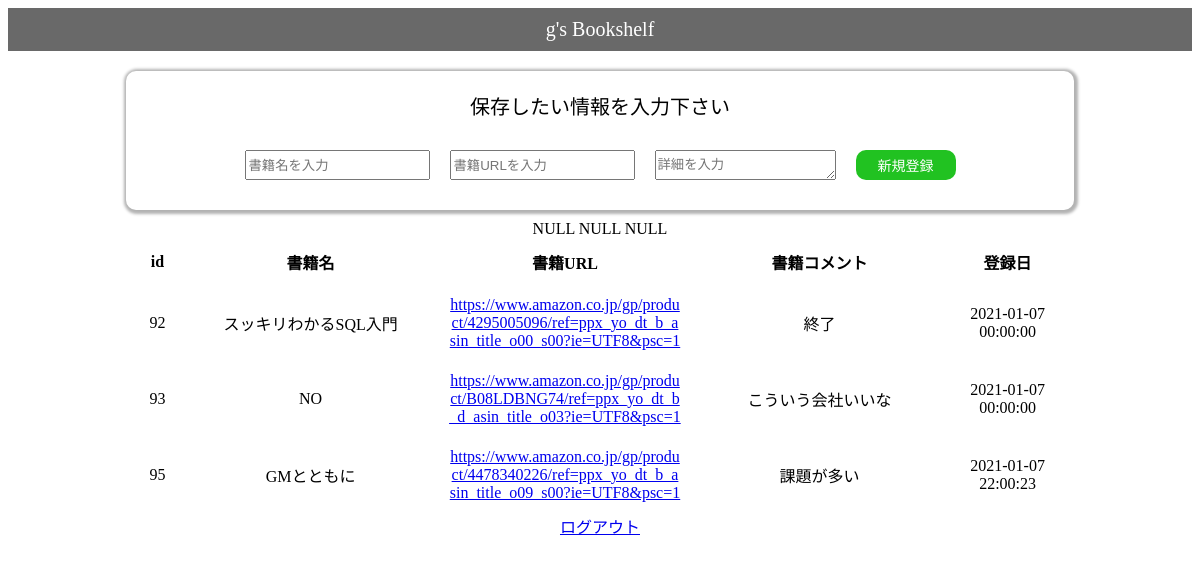
/k_form.php, run on the app's committed database.
### tables this page shows
CREATE TABLE `gs_bm_table` (
  `id` int(12) NOT NULL,
  `書籍名` varchar(64) NOT NULL,
  `書籍URL` text NOT NULL,
  `書籍コメント` text NOT NULL,
  `登録日` datetime NOT NULL
);

### k_form.php (the view, shortened to what this page needs)
<!DOCTYPE html>
<html lang="ja">
<head>
  <link href="css/k_form.css" rel="stylesheet">
</head>
<body>
<?php
require_once('funcs.php');
try {
    $pdo = new PDO('mysql:dbname=gs_kadai;charset=utf8;host=localhost','root','root');
  } catch (PDOException $e) {
    exit('DBConnectError'.$e->getMessage());
  }
$stmt = $pdo->prepare("SELECT * FROM gs_bm_table");
$status = $stmt->execute();
?>
<header>
  <nav class="navbar navbar-default">
    <div class="container-fluid">
    <div class="navbar-header"><a class="navbar-brand"> g's Bookshelf</a></div>
    </div>
  </nav>
</header>
<?php if ($_SESSION["kanri_flg"] == 1 ||$_SESSION["kanri_flg"] == 0 ) { ?>
<div class="mainarea">
  <p class="main_explanation">保存したい情報を入力下さい</p>
  <form method="post" action="k_check.php" class=inputarea onsubmit="return chk1(this)">
          <input type="text" name="name" id="name" placeholder="書籍名を入力">
          <input type="text" name="url" id="url" placeholder="書籍URLを入力">
          <textarea id="amount" name="naiyou"placeholder="詳細を入力"></textarea>
          <input id="get" type="submit" value="新規登録">
   </form>
</div>
<?php } ?>
   <div id=b>
    <form method="post" action="k_sakujo.php" id=saku name=form2>
    <table>
            <tr>
                <th id=a>id</th>
                <th>書籍名</th>
                <th>書籍URL</th>
                <th>書籍コメント</th>
                <th id=c>登録日</th>
            </tr>
    <?php
            $stmt = $pdo->prepare("SELECT * FROM gs_bm_table");
            $status = $stmt->execute();
            while($result = $stmt->fetch(PDO::FETCH_ASSOC)){
              $rows[] = $result;
            }
            foreach($rows as $row){
    ?>
      <tr>
          <td><?php echo $row['id']; ?></td>
          <td><?php echo $row['書籍名']; ?></td>
          <td>
          <a href="<?php echo $row['書籍URL']; ?>" target="_blank" ><?php echo $row['書籍URL']; ?></a>
          </td>
          <td ><?php echo $row['書籍コメント']; ?></td>
          <td ><?php echo $row['登録日']; ?></td>
        </tr>
    <?php
    var_dump($_SESSION["kanri_flg"]);
    }
    ?>
          </table>
          <?php
          echo '<a href="m_logout.php">ログアウト</a>';
          ?>
    </div>
</body>
</html>

### css/k_form.css (style rules this page uses)
body { font-family: "Meiryo UI" ; }
table { margin-left: auto; margin-right: auto; width: 80%; table-layout: fixed; word-wrap: break-word; }
p { text-align: center; font-size: 20px; }
#a { width: 30px; }
#c { width: 100px; }
table th,table td { padding: 10px; }
.navbar-header { background-color: rgb(105, 105, 105); text-align: center; color: white; font-size: 20px; margin: 0 0 20px 0; padding: 10px; font-family: "Meiryo UI" ; }
.mainarea { box-shadow: 1px 1px 3px 3px rgba(0, 0, 0, 0.3); border-radius: 10px 10px 10px 10px; max-width: 80%; background-color: white; margin: 10px auto; text-align: center; }
.main_explanation { padding: 20px 0 0 0; margin: 0 0 0 0; }
.inputarea { box-sizing:border-box; display: flex; -webkit-justify-content: center; justify-content: center; height: 90px; padding: 20px; }
#amount { line-height: 25px; margin: 10px; }
#name { line-height: 25px; margin: 10px; }
#url { line-height: 25px; margin: 10px; }
#get { color: white; text-align: center; border: none; width: 100px; height: 30px; cursor: pointer; line-height: 30px; font-size: 14px; border-radius: 10px; background-color: rgb(33, 194, 33); margin: 10px }
#saku { margin: 5px }
#b { text-align: center; }

### data on the page
gs_bm_table: id "92", 書籍名 "スッキリわかるSQL入門", 書籍URL "https://www.amazon.co.jp/gp/product/4295005096/ref=ppx_yo_dt_b_asin_title_o00_s00?ie=UTF8&psc=1", 書籍コメント "終了", 登録日 "2021-01-07 00:00:00"
gs_bm_table: id "93", 書籍名 "NO", 書籍URL "https://www.amazon.co.jp/gp/product/B08LDBNG74/ref=ppx_yo_dt_b_d_asin_title_o03?ie=UTF8&psc=1", 書籍コメント "こういう会社いいな", 登録日 "2021-01-07 00:00:00"
gs_bm_table: id "95", 書籍名 "GMとともに", 書籍URL "https://www.amazon.co.jp/gp/product/4478340226/ref=ppx_yo_dt_b_asin_title_o09_s00?ie=UTF8&psc=1", 書籍コメント "課題が多い", 登録日 "2021-01-07 22:00:23"
